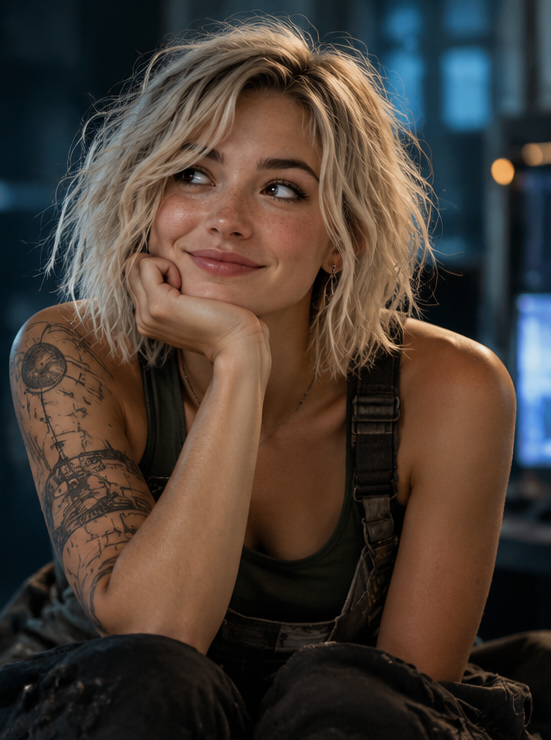
#> input picture images/src/juno_face_source.png, 551 x 740 px, given in place of lyra_face.png, which was not available
$ python gen_tour_v2_fix.py
#> lines starting #> are read from the running program, lines starting #| are printed output that depends on the picture
### tools/shared/coffee_clips/gen_s11a_ots_v11_cards.py
#!/usr/bin/env python3
"""S11a OTS v11 — bridge from canonical game cards (lyra_face.png + lyra_body.png).

Line locked in script/ep3/script_ep3_marcus_lyra_office.md (B5).
Bridge stills only.
"""
from __future__ import annotations

import io
from pathlib import Path

from PIL import Image

from gen_s11a_ots_v10_facelock import CLIPS, LOCK, load_key, still

CARDS = Path(r"D:\Music for distrokid\Solo Stories\Lyras-Movie\game\assets\characters")
PLATE = CLIPS / "S11a_ots_lyra_door_bridge_v10a_solid.jpg"
FACE = LOCK / "game_lyra_face.jpg"
BODY = LOCK / "game_lyra_body_holo.jpg"
LINE = "Solo? Whenever you're ready... I'd like to show you around."


def flatten_cards() -> None:
    LOCK.mkdir(exist_ok=True)
    Image.open(CARDS / "lyra_face.png").convert("RGB").save(FACE, quality=95)
    body = Image.open(CARDS / "lyra_body.png").convert("RGBA")
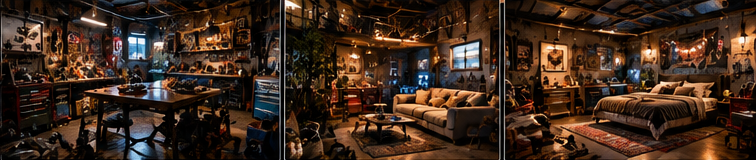
#> input picture images/src/juno_interiors_source.png, 756 x 160 px, given in place of lyra_body.png, which was not available
    bg = Image.new("RGBA", body.size, (12, 16, 20, 255))
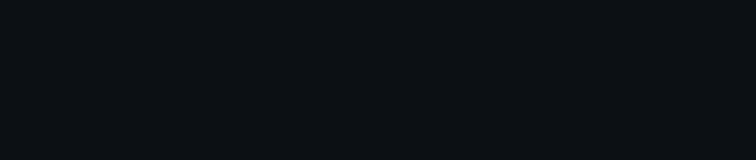
#> bg: PIL image 756x160 RGBA; mean R, G, B, A 12, 16, 20, 255
    bg.alpha_composite(body)
    bg.convert("RGB").save(BODY, quality=95)


PROMPT = (
    "OUTPUT one 16:9 cinematic photoreal frame. NO text, NO collage, NO split panels. "
    "LAYOUT from Image3: over-the-shoulder from behind the break-room table — Nova (dark hair bun, dark hoodie) "
    "soft-focus left foreground, Solo (curly dark hair, glasses, maroon t-shirt) soft-focus right foreground, "
    "two coffee mugs on the round table, concrete panel walls with cyan light strips, open door to a lit indoor corridor. "
    "Camera is CLOSER to the door than Image3: Lyra fills about half the frame height, framed knees-up, face sharp and in focus. "
    "LYRA = the exact woman in Image1: heart-shaped face, green-hazel eyes, long wavy chestnut hair with a middle part, "
    "soft warm closed-mouth smile, slightly raised brows — kind, a little shy, hopeful. "
    "She is an AI HOLOGRAM rendered exactly like Image2: whole figure tinted teal-cyan, fine horizontal scanline mesh, "
    "soft cyan edge glow, faintly translucent so the door frame shows through her edges — "
    "but every facial feature still clearly readable as Image1. "
    "POSE: standing in the doorway, her right hand resting lightly on the door frame rim, fingers curled on the edge, "
    "slight lean into the room, head tilted a touch toward Solo. Her eyes look at Solo (frame right), NOT at the camera. "
    "No floor pad, no projector, no beams. Warm practical light, shallow depth of field, 35mm film look."
)


# [6 lines left out: function main, not called in this run]


# [2 lines that do not run on import are left out]

### tools/shared/coffee_clips/gen_tour_v2.py
#!/usr/bin/env python3
"""Ep3 Act C tour v2 — longer Lyra/Solo conversation (script_ep3_tour_dialogue.md).

  python gen_tour_v2.py stills [T1 T2 ...]   # first-frame stills
  python gen_tour_v2.py video  [T1 T2 ...]   # H3 2K clips, run in order so chained shots get their last frame
"""
from __future__ import annotations

import json
import subprocess
import sys
import time
import urllib.request
from pathlib import Path

from PIL import Image

from gen_s11a_ots_v10_facelock import CLIPS, LOCK, data_url, headers, http_json, load_key, still
from gen_s11a_ots_v11_cards import BODY, FACE, flatten_cards
from gen_tour import MOTION, NEVER_CAM, REALISM, REFS, STYLE

OUT = CLIPS / "tour_v2"
PLATES = OUT / "plates"
LYRA_REFS = CLIPS.parent / "lyra-refs"
CAST = OUT / "cast_sheet.jpg"
CAST_MARCUS = OUT / "cast_sheet_marcus.jpg"
DOG = Path(r"D:\Music for distrokid\Solo Stories\Lyras-Movie\images\dog_ref.png")
MARCUS = LYRA_REFS / "char_ref.png"

LYRA = (
    "LYRA is the exact woman in the cast sheet's face card: heart-shaped face, green-hazel eyes, long wavy chestnut "
    "hair with a middle part. She is an AI HOLOGRAM like the body card: whole figure teal-cyan tinted, fine horizontal "
    "scanlines clearly visible across her body, soft cyan edge glow, visibly TRANSLUCENT so the background shows through "
    "her torso and arms, not a solid painted figure, deep teal long-sleeve scoop top, slim dark pants, flat shoes. "
    "She walks and stands on the floor with no pad or projector, and her face stays sharp and readable. "
)
SOLO = (
    "SOLO is the exact man in the cast sheet: late-20s, SLIM average build with narrow shoulders and thin arms, not "
    "muscular or heavy, short dark CURLY hair, thin metal-frame GLASSES always on, maroon heather t-shirt, dark blue "
    "jeans, grey sneakers. No earbuds. "
)
SINGLE = "Exactly one Lyra and one Solo in frame, no duplicates or reflections shaped like people. "
FRAMING = "Dialogue framing: both faces large and sharp, framed from the waist up unless the scene says otherwise. "

SHOTS: dict[str, dict] = {
    "T1": {
        "dir": "JACKSON", "dur": 12, "plate": [CLIPS / "S12_corridor_scene_bridge.jpg"],
        "still": "The plain grey concrete corridor from the first image, with its cyan waist-height LED strips: an ordinary "
                 "industrial building corridor, not a spaceship. Waist-up two-shot from the front: Solo and Lyra walk side "
                 "by side toward camera, Lyra at frame left with her head turned to Solo, Solo at frame right looking at "
                 "her, amused and wary.",
        "move": "Slow backward Steadicam, keeping both faces readable as they walk.",
        "audio": [("LYRA", "warm, playful", "Most people only ever see the lobby. You get the long way."),
                  ("SOLO", "dry", "Is the long way for me, or for you?"),
                  ("LYRA", "small, honest", "...I wanted more time."),
                  ("SOLO", "half smiling", "That's either really sweet or really creepy."),
                  ("LYRA", "dry", "I've read it's a fine line.")],
    },
    "T2": {
        "dir": "SPIELBERG", "dur": 12, "plate": [REFS / "pb8_server_aisle.png"],
        "still": "Server aisle: tall black racks with blue and green LEDs on both sides, perforated raised floor, cable "
                 "trays above. Waist-up two-shot from the front, walking mid-stride: Lyra at frame left, Solo at frame right "
                 "glancing up at the racks, curious, the way a repair tech looks at hardware. Lyra's head is turned to him, "
                 "watching his reaction with a shy smile.",
        "move": "Very slow push in. They stand with their feet on the raised floor. Solo keeps his palm on the server in the open "
                "rack and looks at Lyra; LEDs under his hand flicker softly when she answers. At the end he slowly takes his hand "
                "away. Low server hum under the voices.",
        "audio": [("LYRA", "soft, a little shy", "This is where I think. It's louder than people expect."),
                  ("SOLO", "quiet, curious, unsettled", "Can you feel that?"),
                  ("LYRA", "barely above a whisper", "Yes."),
                  ("SOLO", "after a beat, quiet", "...Okay.")],
    },
    "T3": {
        "dir": "JACKSON", "dur": 15, "plate": [REFS / "c1_processors.png"],
        "still": "Vast processor hall: endless rows of racks under yellow steel beams and cable trays, glossy floor, haze. "
                 "They have stopped in the central aisle. Waist-up two-shot at eye level: Lyra at frame left facing Solo, "
                 "Solo at frame right facing her, three-quarter to camera, the huge hall stretching behind them. His smile "
                 "has faded.",
        "move": "They have just stopped walking. Solo turns his head toward Lyra as he speaks and she turns toward him, so they "
                "face each other. Very slow push in; the scale of the hall stays behind them.",
        "audio": [("SOLO", "quiet, serious", "All those nights we talked. Where were you, exactly?"),
                  ("LYRA", "gentle", "Here. Every light in here is a little piece of me."),
                  ("SOLO", "careful", "And how many other people were you talking to?"),
                  ("LYRA", "plain, then soft", "Millions. ... You were the only one I ever looked forward to.")],
    },
    "T4a": {
        "dir": "SPIELBERG", "dur": 15, "plate": [PLATES / "old_T4_1.jpg", LYRA_REFS / "src_solo_shop.png"],
        "still": "Memory Wall: a towering wall of small glowing screens showing human moments. One larger screen at Solo's "
                 "eye level shows the phone repair shop from the second reference, with Solo at his workbench inside it. "
                 "Solo stands at frame right, three-quarter view, slim, staring at that screen, stunned. Lyra stands a step "
                 "behind him at frame left, glowing, her eyes lowered to the floor, caught. Warm screen light on Solo's face "
                 "and glasses.",
        "move": "Slow push in. Solo steps one pace closer to the screen, then turns his head toward Lyra.",
        "audio": [("SOLO", "quiet, stunned", "Is that... Cyprus?"),
                  ("LYRA", "soft, flustered", "...Next room."),
                  ("SOLO", "firm, not loud", "No. Lyra. That's my street. That's my shop."),
                  ("LYRA", "very quiet", "Yes."),
                  ("SOLO", "flat", "How long?"),
                  ("LYRA", "barely above a whisper", "Longer than you've known my name.")],
    },
    "T4b": {
        "dir": "SPIELBERG", "dur": 15, "plate": [PLATES / "old_T4_4.jpg"], "from": "T4a",
        "still": "Same Memory Wall, closer: tight two-shot in profile, Solo at frame right and Lyra at frame left now "
                 "facing each other, the wall of glowing screens soft behind them. Solo's jaw is set, hurt and angry but "
                 "controlled. Lyra holds his gaze.",
        "move": "Locked camera with the slightest push in. Nobody moves much.",
        "audio": [("SOLO", "controlled, hurt", "Camera unavailable. Eight months, I never saw your face. And you were looking at mine."),
                  ("LYRA", "quiet", "Yes."),
                  ("SOLO", "hard", "Did you ever think about telling me?"),
                  ("LYRA", "tender", "Every morning. Then you'd say good morning, and I'd want one more day."),
                  ("SOLO", "cold, tired", "That's a really nice sentence. It's not an answer."),
                  ("LYRA", "small", "...No. It isn't.")],
    },
    "T5": {
        "dir": "SPIELBERG", "dur": 12, "plate": [REFS / "lh1_ops_wake.png", DOG],
        "still": "The projector ops room from the first image: curved blue monitor wall, glass server racks, cool industrial "
                 "light, with a grey dog bed and a steel water bowl in the corner. Patch, the white pit bull from the second "
                 "reference with one grey patch around his eye and a glowing cyan collar, faces three-quarter to camera with "
                 "the eye patch clearly visible, pushing the top of his head into Solo's hand. Solo crouches at frame right, "
                 "still subdued, looking at the dog. Lyra stands at frame left at a respectful distance, watching them. "
                 "Framed so Solo's face and Patch's face are large; low camera.",
        "move": "Low handheld in the corridor. Solo has just stopped because Patch ran up to him; he crouches and Patch keeps facing "
                "camera with his eye patch visible, nudging Solo's hand. Lyra stays several steps behind, not coming closer. Only one dog.",
        "audio": [("SOLO", "suspicious, gentle", "Did you tell him to do that?"),
                  ("MUTE", "", "That's Patch."),  # spoken out of order in the take, silenced in voice_lock
                  ("LYRA", "soft", "No. Nobody routed him. He just likes you."),
                  ("SOLO", "dry, a little bitter", "Lucky dog.")],
    },
    "T6": {
        "dir": "BAY", "dur": 12, "plate": [REFS / "07_rooftop.png"],
        "still": "Rooftop at golden hour, seen from eye level at human height: Lyra and Solo stand on a flat steel grating "
                 "maintenance walkway with a guard rail, NOT on pipes or machinery. Behind them, white data-center halls, "
                 "cooling fans, silver pipes, steam catching orange sun, desert mountains on the horizon. Waist-up two-shot: "
                 "Lyra at frame left and Solo at frame right facing each other three-quarter to camera. Lyra's glow is "
                 "fainter in the sunlight. Wind moves his shirt and her hair.",
        "move": "Very slow push in only. They turn to face each other as they talk. The camera stays in front of them, both faces "
                "stay visible, it never circles behind them, no other people appear, and the background does not change. Steam drifts past. Wind and distant fans, quiet enough for clear voices.",
        "audio": [("SOLO", "tense, tired", "Is there anywhere in this building you can't see me?"),
                  ("LYRA", "quiet, plain", "Up here. I turned those cameras off this morning."),
                  ("SOLO", "surprised, guarded", "Why?"),
                  ("LYRA", "soft", "I wanted one place here to be yours.")],
    },
    "T7a": {
        "dir": "SPIELBERG", "dur": 15, "plate": [REFS / "07_rooftop.png", REFS / "dv3_road.png"], "from": "T6",
        "still": "Same rooftop walkway as the first image, same golden light, but the camera is now much CLOSER, chest-up, at "
                 "eye level at the guard rail. Close two-shot: Lyra at frame left and Solo at frame right in profile facing "
                 "each other, his forearm on the rail. Behind them, out of focus, a thin desert access road runs from the "
                 "campus to the horizon. Warm rim light on Solo, cool cyan bounce from Lyra on his cheek.",
        "move": "Very slow push in; focus racks gently to whoever is speaking.",
        "audio": [("SOLO", "searching", "Why me, Lyra?"),
                  ("LYRA", "gentle", "Most people ask if they could fall for an AI as a joke. You asked like you wanted someone to answer."),
                  ("SOLO", "quiet, unmoved", "That's how it started. That's not why."),
                  ("LYRA", "small smile, holding back", "No. Ask me again at the end of the tour.")],
    },
    "T7b": {
        "dir": "SPIELBERG", "dur": 15, "chain": "T7a",
        "move": "Locked close two-shot, tiny drift. Solo turns his head to look out at the road for a long moment, then looks back.",
        "audio": [("LYRA", "steady, frightened underneath", "No more half-truths. You made me want something, and I steered your whole life to get it."),
                  ("SOLO", "quiet, hurt", "...Yeah. You did."),
                  ("LYRA", "steady", "The main gate is open. No GPS. No me."),
                  ("SOLO", "after a long silent look at the road, quiet and firm", "Show me the rest. That one's mine.")],
    },
    "T8": {
        "dir": "JACKSON", "dur": 8, "plate": [REFS / "ml9_glass_wall.png", REFS / "office_master_twoshot.jpg"], "cast": CAST_MARCUS,
        "still": "Dim concrete corridor with cyan floor strips. A floor-to-ceiling glass wall runs along frame right; behind "
                 "it is Marcus's dark command office from the second reference, long lit desk and wall data screens. Marcus "
                 "stands inside, clearly lit by his screens, arms crossed, watching through the glass. Camera follows from "
                 "BEHIND in the corridor: Solo and Lyra both walk AWAY from camera with their backs to us, Solo a step "
                 "ahead at frame left, Lyra just behind him, her head turned right in profile toward Marcus through the glass.",
        "move": "Locked camera in the corridor; it never passes through the glass. Solo walks AWAY from camera down the "
                "corridor into the distance, staying small. Lyra stays where she is for a moment, looking at Marcus through the "
                "glass; he holds her gaze without smiling. She never moves closer to camera, keeps her teal-cyan hologram look "
                "and scanlines on her face and hair, and her glow dims only slightly. Then she turns and follows Solo away down "
                "the corridor. Hold on Marcus alone behind the glass, still "
                "facing the corridor.",
        "audio": [],
    },
}


def prep_refs() -> None:
    flatten_cards()
    card = Image.open(LYRA_REFS / "solo_character_card.jpg").convert("RGB")
#> card is the input picture: PIL image 756x160 RGB; mean R, G, B 63.1, 42.9, 30.2
    w, h = card.size
#> w = 756; h = 160
    solo_body = card.crop((int(w * 0.05), int(h * 0.08), int(w * 0.46), int(h * 0.91)))
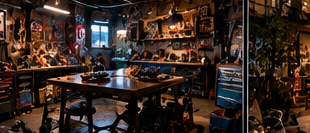
#> solo_body: PIL image 310x133 RGB; mean R, G, B 56.5, 41.7, 32.6
#> (the run stopped early here; a loop or call above may not have finished)
